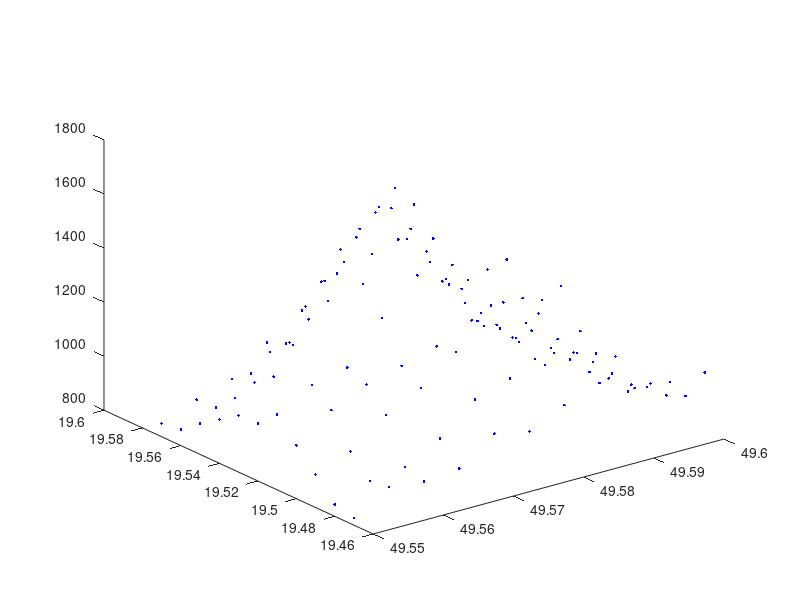
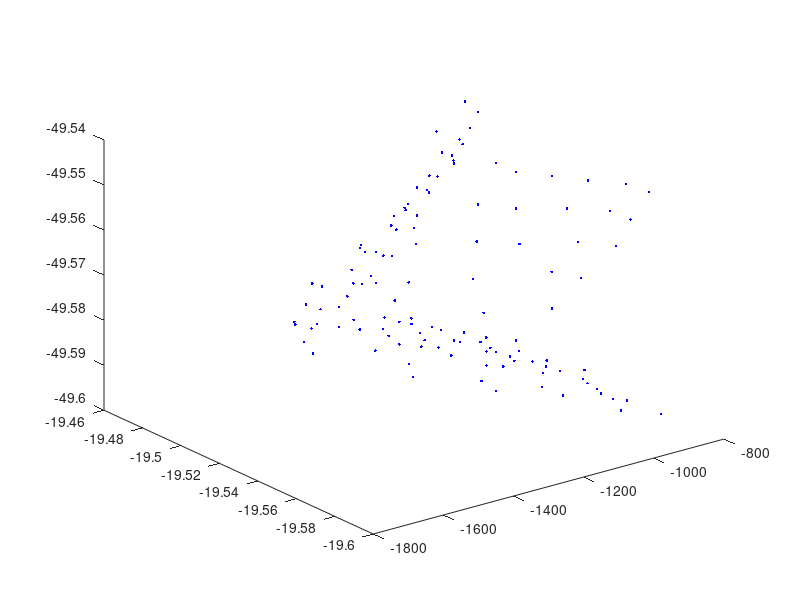

The MATLAB script that drew these images, in order:
% matrix_obiekt3D.m
clear all; close all;

terrain = load('babia_gora.mat')
size(terrain)
figure; grid; plot3( terrain(:,1), terrain(:,2), terrain(:,3), 'b.' ); pause

angle_x = -45/180*pi; angle_y = -90/180*pi; angle_z = 135/180*pi;

rotation_x = [ 1, 0, 0; 0, cos(angle_x), -sin(angle_x); 0, sin(angle_x), cos(angle_x) ]; % macierz rotacji wzg. x
rotation_y = [ cos(angle_y), 0, -sin(angle_y); 0, 1, 0; sin(angle_y), 0, cos(angle_y) ]; % macierz rotacji wzg. y
rotaion_z = [ cos(angle_z), -sin(angle_z), 0; sin(angle_z), cos(angle_z), 0; 0, 0, 1 ]; % macierz rotacji wzg. z

rotation_matrix = rotaion_z * rotation_y * rotation_x;

rotated_terrain = rotation_matrix * terrain';
figure; grid; plot3( rotated_terrain(1,:), rotated_terrain(2,:), rotated_terrain(3,:), 'b.' ); pause     % wynik obrotu
 
